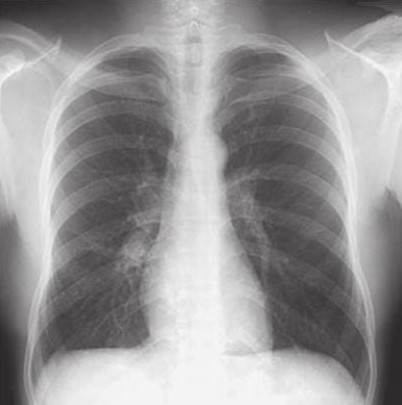
#> input picture Activities/Activity 2 - Histogram equalization/Test images/img2.jpg, 402 x 405 px; its folder holds only this picture in this run
$ jupyter execute --allow-errors histogram_equalization.ipynb   (shell and % lines are left out)
#> lines starting #> are read from the running program, lines starting #| are printed output that depends on the picture
# Histogram Equalization for Image Contrast Enhancement
## Using Uniform Distribution Transformation

This notebook implements histogram equalization to enhance image contrast by redistributing pixel intensities across the full dynamic range.

---

## Mathematical Foundation: The (L-1) × Σ(nk/NM) Formula

The histogram equalization transformation is:

$$s_k = (L-1) \times \sum_{j=0}^{k} \frac{n_j}{M \times N}$$

Breaking down each component:

1. **$n_j$** = Number of pixels with intensity level $j$
   - This is the count from the histogram

2. **$M \times N$** = Total number of pixels in the image
   - $M$ = image height (rows)
   - $N$ = image width (columns)

3. **$\frac{n_j}{M \times N}$** = Probability of intensity level $j$
   - This is $p(r_j)$, the normalized histogram
   - Represents what fraction of pixels have intensity $j$

4. **$\sum_{j=0}^{k}$** = Cumulative sum from 0 to $k$
   - This gives us the CDF (Cumulative Distribution Function)
   - $CDF(k)$ = probability that a pixel has intensity $\leq k$

5. **$L-1$** = Maximum intensity value
   - For 8-bit images: $L = 256$, so $L-1 = 255$
   - This scales the CDF to the full intensity range

### Why This Works:

- The CDF tells us what fraction of pixels are $\leq$ intensity $k$
- Multiplying by $(L-1)$ scales this to the output range $[0, 255]$
- Dark images have CDF values concentrated near 0
- This transformation spreads them across the full range
- **Result**: Enhanced contrast with approximately uniform distribution

### Example Calculation:

Suppose we have a $100 \times 100$ pixel image (10,000 total pixels)

At intensity level $k=50$:
- $n_{50} = 200$ pixels have intensity 50
- $\sum_{j=0}^{50} n_j = 3000$ pixels have intensity $\leq 50$

Then:
$$s_{50} = 255 \times \frac{3000}{10000} = 255 \times 0.3 = 76.5 \approx 77$$

So all pixels with original intensity 50 → new intensity 77

---

## Import Required Libraries

[cell 1]
import numpy as np
import matplotlib.pyplot as plt
from PIL import Image

# Set up matplotlib for inline plotting
plt.rcParams['figure.figsize'] = (14, 10)

## Step 1: Histogram Equalization Function

[cell 2]
def histogram_equalization(image):
    print(type(image))
    """
    Perform histogram equalization on a grayscale image.

    Parameters:
    -----------
    image : numpy array
        Input grayscale image (2D array)

    Returns:
    --------
    equalized_image : numpy array
        Histogram equalized image
    histogram_original : numpy array
        Histogram of original image
    histogram_equalized : numpy array
        Histogram of equalized image
    transformation_function : numpy array
        The transformation function s = T(r)
    """

    # Get image dimensions
    M, N = image.shape  # M = height, N = width
    total_pixels = M * N

    # Number of intensity levels (for 8-bit image, L = 256)
    L = 256

    # Step 0: Calculate histogram (frequency of each intensity level)
    histogram_original, _ = np.histogram(image.flatten(), bins=L, range=(0, L))

    print("="*70)
    print("HISTOGRAM EQUALIZATION")
    print("="*70)
    print(f"\nImage dimensions: {M} × {N} = {total_pixels} total pixels")
    print(f"Intensity levels (L): {L} (range 0 to {L-1})")

    # Step 1: Calculate probability density function (PDF)
    # p(rk) = nk / (M*N)
    # where nk is the number of pixels with intensity k
    pdf = histogram_original / total_pixels

    print("\n" + "-"*70)
    print("STEP 1: Calculate Probability Density Function (PDF)")
    print("-"*70)
    print("Formula: p(rk) = nk / (M×N)")
    print("where nk = number of pixels with intensity level k")

    # Step 2: Calculate Cumulative Distribution Function (CDF)
    # This is the transformation function: s = T(r)
    # sk = (L-1) * Σ(j=0 to k) p(rj)
    # sk = (L-1) * Σ(j=0 to k) nj/(M*N)

    cdf = np.cumsum(pdf)  # Cumulative sum of probabilities

    print("\n" + "-"*70)
    print("STEP 2: Calculate Cumulative Distribution Function (CDF)")
    print("-"*70)
    print("Formula: CDF(k) = Σ(j=0 to k) p(rj)")
    print("\nThis represents the cumulative probability up to intensity k")

    # Step 4: Apply the transformation function
    # sk = (L-1) × CDF(k)
    # This is where the (L-1) × Σ(nk/NM) formula is applied!

    transformation_function = (L - 1) * cdf

    print("\n" + "-"*70)
    print("STEP 3: Apply Transformation Function")
    print("-"*70)
    print("Formula: sk = (L-1) × CDF(k)")
    print("        sk = (L-1) × Σ(j=0 to k) [nj/(M×N)]")
    print(f"\nWhere L-1 = {L-1} (maximum intensity value)")
    print("\nThis formula maps input intensity rk to output intensity sk")

    # Step 5: Map the original image intensities to new values
    equalized_image = np.interp(image.flatten(), range(L), transformation_function)
    # Plot the results using Matplotlib
    plt.figure(figsize=(8, 6))
    # Plot the interpolated values as a line
    plt.scatter(image.flatten(), equalized_image, label='Linear Interpolation')

    plt.xlabel('rk')
    plt.ylabel('sk')
    plt.title('Equalization transformation')
    plt.legend()
    plt.grid(True)
    plt.show()

    equalized_image = equalized_image.reshape(image.shape).astype(np.uint8)

    print("\n" + "-"*70)
    print("STEP 4: Apply Transformation to Image")
    print("-"*70)
    print("Each pixel intensity is mapped using the transformation function")

    # Calculate histogram of equalized image
    histogram_equalized, _ = np.histogram(equalized_image.flatten(), bins=L, range=(0, L))

    return equalized_image, histogram_original, histogram_equalized, transformation_function

## Step 2: Visualization Function

[cell 3]
def visualize_results(original, equalized, hist_orig, hist_eq, transform_func):
    """
    Create comprehensive visualization of the histogram equalization process
    """
    fig, axes = plt.subplots(3, 2, figsize=(14, 12))

    # Original image
    axes[0, 0].imshow(original, cmap='gray', vmin=0, vmax=255)
    axes[0, 0].set_title('Original Image', fontsize=12, fontweight='bold')
    axes[0, 0].axis('off')

    # Equalized image
    axes[0, 1].imshow(equalized, cmap='gray', vmin=0, vmax=255)
    axes[0, 1].set_title('Histogram Equalized Image', fontsize=12, fontweight='bold')
    axes[0, 1].axis('off')

    # Original histogram
    axes[1, 0].bar(range(256), hist_orig, color='blue', alpha=0.7, width=1)
    axes[1, 0].set_title('Original Histogram', fontsize=12, fontweight='bold')
    axes[1, 0].set_xlabel('Intensity Level (r)', fontsize=10)
    axes[1, 0].set_ylabel('Frequency (nk)', fontsize=10)
    axes[1, 0].set_xlim([0, 255])
    axes[1, 0].grid(True, alpha=0.3)

    # Equalized histogram
    axes[1, 1].bar(range(256), hist_eq, color='green', alpha=0.7, width=1)
    axes[1, 1].set_title('Equalized Histogram', fontsize=12, fontweight='bold')
    axes[1, 1].set_xlabel('Intensity Level (s)', fontsize=10)
    axes[1, 1].set_ylabel('Frequency', fontsize=10)
    axes[1, 1].set_xlim([0, 255])
    axes[1, 1].grid(True, alpha=0.3)

    # Transformation function
    axes[2, 0].plot(range(256), transform_func, 'r-', linewidth=2)
    axes[2, 0].plot([0, 255], [0, 255], 'k--', alpha=0.3, label='Identity (no change)')
    axes[2, 0].set_title('Transformation Function: sk = (L-1)×CDF(rk)',
                         fontsize=12, fontweight='bold')
    axes[2, 0].set_xlabel('Input Intensity (rk)', fontsize=10)
    axes[2, 0].set_ylabel('Output Intensity (sk)', fontsize=10)
    axes[2, 0].set_xlim([0, 255])
    axes[2, 0].set_ylim([0, 255])
    axes[2, 0].grid(True, alpha=0.3)
    axes[2, 0].legend()

    # CDF comparison
    cdf_orig = np.cumsum(hist_orig) / np.sum(hist_orig)
    cdf_eq = np.cumsum(hist_eq) / np.sum(hist_eq)

    axes[2, 1].plot(range(256), cdf_orig, 'b-', linewidth=2, label='Original CDF')
    axes[2, 1].plot(range(256), cdf_eq, 'g-', linewidth=2, label='Equalized CDF')
    axes[2, 1].plot([0, 255], [0, 1], 'k--', alpha=0.3, label='Ideal uniform CDF')
    axes[2, 1].set_title('Cumulative Distribution Function', fontsize=12, fontweight='bold')
    axes[2, 1].set_xlabel('Intensity Level', fontsize=10)
    axes[2, 1].set_ylabel('CDF = Σ(nj/NM)', fontsize=10)
    axes[2, 1].set_xlim([0, 255])
    axes[2, 1].set_ylim([0, 1])
    axes[2, 1].grid(True, alpha=0.3)
    axes[2, 1].legend()

    plt.tight_layout()
    plt.show()

## Step 3: Read image or create a sample image

Let's read the image or create a low-contrast synthetic image for demonstration purposes.

[cell 4]
# Create a sample low-contrast image for demonstration
np.random.seed(42)

# Create a synthetic low-contrast image
image = np.random.normal(100, 20, (400, 400))
image = np.clip(image, 0, 255).astype(np.uint8)

# Add some structure (sinusoidal pattern)
x, y = np.meshgrid(np.linspace(-2, 2, 400), np.linspace(-2, 2, 400))
pattern = 128 + 30 * np.sin(3*x) * np.cos(3*y)
image = (0.7 * image + 0.3 * pattern).astype(np.uint8)

print("Sample low-contrast image created successfully!")
print(f"Image shape: {image.shape}")
print(f"Data type: {image.dtype}")

# Display the original image
plt.figure(figsize=(6, 6))
plt.imshow(image, cmap='gray', vmin=0, vmax=255)
plt.title('Original Low-Contrast Image', fontsize=14, fontweight='bold')
plt.axis('off')
plt.show()
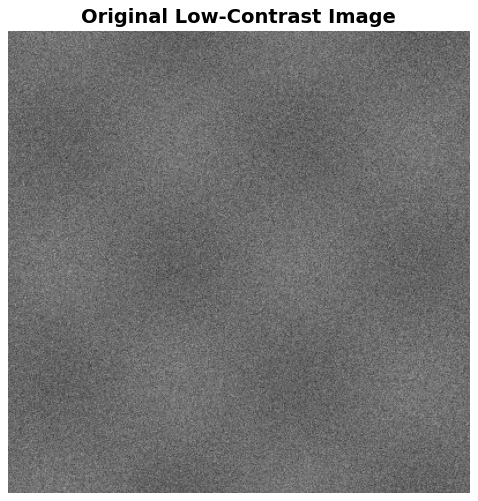
#> figure drawn by matplotlib, 1 panel

## Step 4: Apply Histogram Equalization

Now let's apply the histogram equalization transformation using the formula:

$$s_k = (L-1) \times \sum_{j=0}^{k} \frac{n_j}{M \times N}$$

[cell 5]
# Perform histogram equalization
equalized, hist_orig, hist_eq, transform_func = histogram_equalization(image)
#> in histogram_equalization, `plt.show()`:
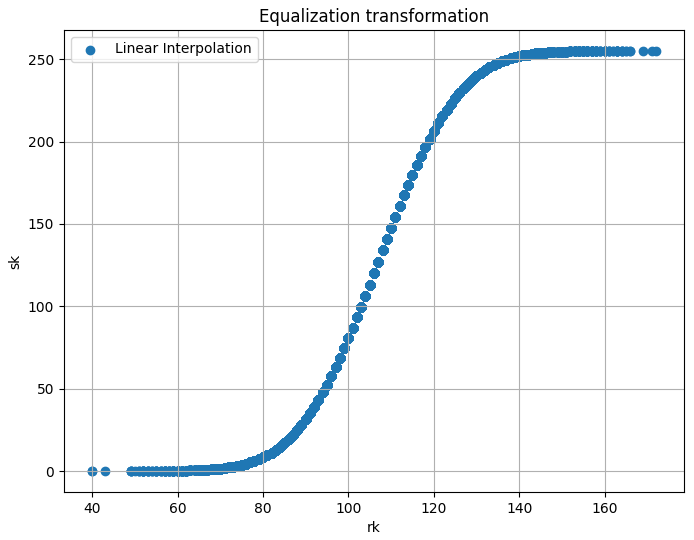
#> figure drawn by matplotlib, 1 panel

## Step 5: Visualize Results

[cell 6]
# Visualize the complete results
visualize_results(image, equalized, hist_orig, hist_eq, transform_func)
#> in visualize_results, `plt.show()`:
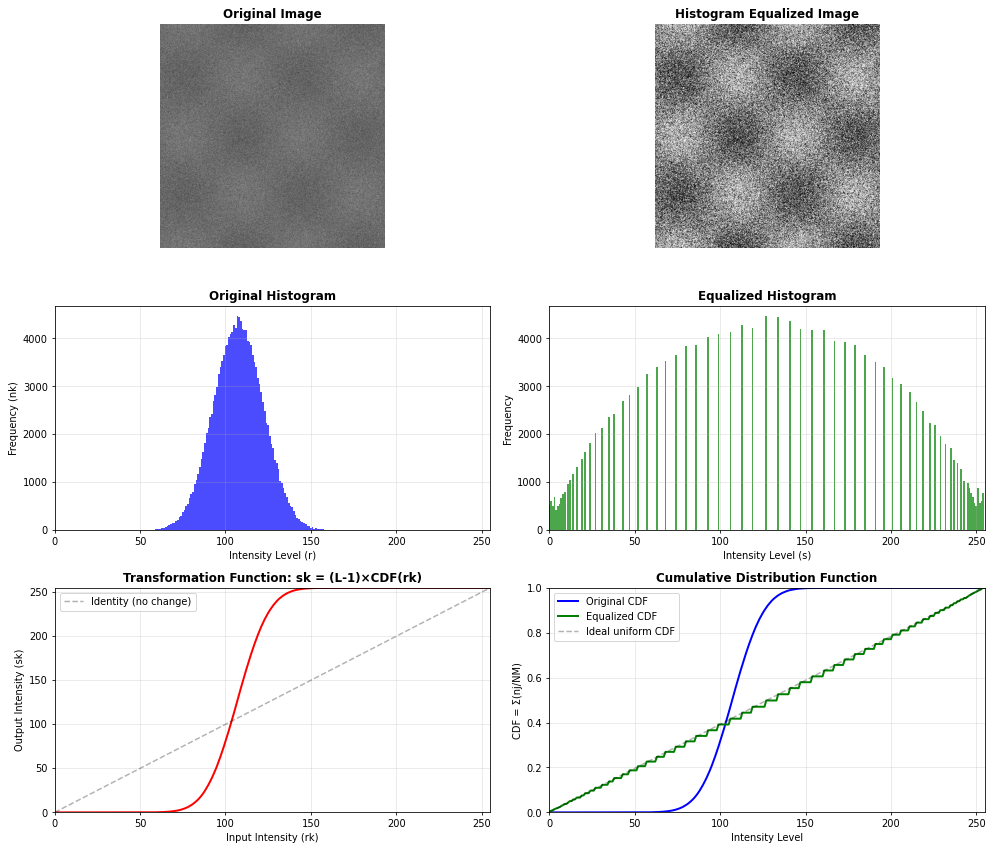
#> figure drawn by matplotlib, 6 panels; panel 3: tallest bar 4461 high, from x = 106.5 to 107.5; panel 4: tallest bar 4461 high, from x = 126.5 to 127.5; panel 5: curve peaks at x = 172, y = 255; panel 6: curve peaks at x = 172, y = 1

## Step 6: Calculate Statistics

[cell 7]
print("="*70)
print("RESULTS SUMMARY")
print("="*70)

print(f"\nOriginal Image Statistics:")
print(f"  Mean intensity: {np.mean(image):.2f}")
print(f"  Std deviation: {np.std(image):.2f}")
print(f"  Min intensity: {np.min(image)}")
print(f"  Max intensity: {np.max(image)}")
print(f"  Intensity range: {np.max(image) - np.min(image)}")

print(f"\nEqualized Image Statistics:")
print(f"  Mean intensity: {np.mean(equalized):.2f}")
print(f"  Std deviation: {np.std(equalized):.2f}")
print(f"  Min intensity: {np.min(equalized)}")
print(f"  Max intensity: {np.max(equalized)}")
print(f"  Intensity range: {np.max(equalized) - np.min(equalized)}")

print(f"\nContrast Enhancement:")
original_range = np.max(image) - np.min(image)
equalized_range = np.max(equalized) - np.min(equalized)
print(f"  Original range: {original_range}")
print(f"  Equalized range: {equalized_range}")
print(f"  Range increase: {((equalized_range - original_range) / original_range * 100):.1f}%")

print("\n" + "="*70)
print("Key Takeaways:")
print("="*70)
print("• Histogram equalization redistributes pixel intensities")
print("• The formula sk = (L-1)×Σ(nk/NM) maps input to output intensities")
print("• Result: Better contrast and more uniform intensity distribution")
print("• Works best on images with poor contrast or limited dynamic range")
print("="*70)

## Step 7: Apply to Your Own Image

You can load and process your own grayscale image:

[cell 8]
from PIL import Image
import os

subfolder_name = "Test images"
file_name = "img.png"
pathname = os.path.join(subfolder_name,file_name)

# Load your image
#> (the rest of this cell did not finish here and is left out)

## Section 8: Batch Equalization of All Images in 'Test images' Folder

This section loads every image from the **`Test images`** folder, applies histogram equalization to each one, and displays them in a grid with two columns:
- **Left column** → Original image
- **Right column** → Equalized image

[cell 9]
import os
import numpy as np
import matplotlib.pyplot as plt
from PIL import Image

# ── Configuration ──────────────────────────────────────────────────────────
TEST_IMAGES_FOLDER = 'Test images'          # Folder containing the test images
#> TEST_IMAGES_FOLDER = 'Test images'
SUPPORTED_EXTENSIONS = ('.jpg', '.jpeg', '.jfif', '.png', '.bmp', '.tif', '.tiff')

# ── Collect image paths ────────────────────────────────────────────────────
image_paths = sorted([
    os.path.join(TEST_IMAGES_FOLDER, f)
    for f in os.listdir(TEST_IMAGES_FOLDER)
    if f.lower().endswith(SUPPORTED_EXTENSIONS)
])

if not image_paths:
    raise FileNotFoundError(
        f"No supported images found in '{TEST_IMAGES_FOLDER}'. "
        f"Supported formats: {SUPPORTED_EXTENSIONS}"
    )

print(f"Found {len(image_paths)} image(s) in '{TEST_IMAGES_FOLDER}':")
#| Found 1 image(s) in 'Test images':
for p in image_paths:
    print(f"  • {os.path.basename(p)}")
#> this loop made 1 pass
#> p on pass 1: 'Test images/img2.jpg'
#> (printed output is left out)

# ── Load & equalize each image ─────────────────────────────────────────────
originals  = []
equalizeds = []
filenames  = []

for path in image_paths:
    img_pil  = Image.open(path).convert('L')   # Convert to grayscale
    img_arr  = np.array(img_pil)
    eq_arr, _, _, _ = histogram_equalization(img_arr)
#| <class 'numpy.ndarray'>
#> in histogram_equalization (call 2), `histogram_original, _ = np.histogram(image.flatten(), bins=L, range=(0..`: histogram_original = 256 values, max 3358 at index 244, min 0 at index 0, mean 636
#| Image dimensions: 405 × 402 = 162810 total pixels
#> in histogram_equalization (call 2), `pdf = histogram_original / total_pixels`: pdf = 256 values, max 0.0206 at index 244, min 0 at index 0, mean 0.00391
#> in histogram_equalization (call 2), `cdf = np.cumsum(pdf)`: cdf = 256 values from 0 to 1
#> in histogram_equalization (call 2), `transformation_function = (L - 1) * cdf`: transformation_function = 256 values from 0 to 255
#> in histogram_equalization (call 2), `plt.show()`:
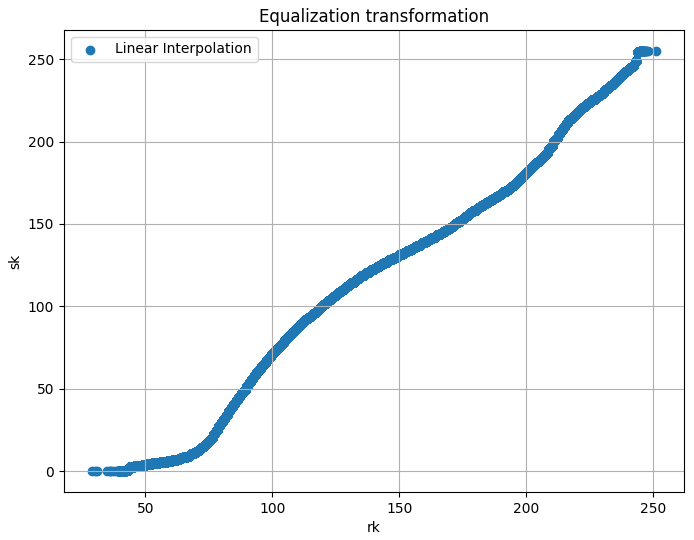
#> figure drawn by matplotlib, 1 panel
#> in histogram_equalization (call 2), `equalized_image = equalized_image.reshape(image.shape).astype(np.uint8)`:
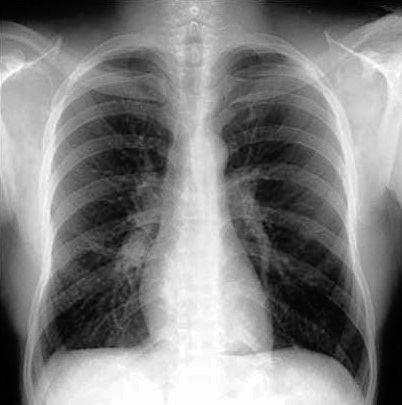
#> equalized_image: shape (405, 402); min 0, max 254, mean 127.8
#> in histogram_equalization (call 2), `histogram_equalized, _ = np.histogram(equalized_image.flatten(), bins=..`: histogram_equalized = 256 values, max 3826 at index 254, min 0 at index 1, mean 636
    originals.append(img_arr)
    equalizeds.append(eq_arr)
    filenames.append(os.path.basename(path))

# ── Build the comparison grid ──────────────────────────────────────────────
n          = len(originals)
#> n = 1
row_height = 4                              # inches per row
fig, axes  = plt.subplots(
    nrows=n, ncols=2,
    figsize=(10, row_height * n),
    squeeze=False
)

fig.suptitle(
    'Histogram Equalization — Batch Results\n'
    'Left: Original  |  Right: Equalized',
    fontsize=15, fontweight='bold', y=1.01
)

for i, (orig, eq, fname) in enumerate(zip(originals, equalizeds, filenames)):
    # ── Left column: original ──────────────────────────────────────────
    axes[i, 0].imshow(orig, cmap='gray', vmin=0, vmax=255)
    axes[i, 0].set_title(f'Original\n{fname}', fontsize=10)
    axes[i, 0].axis('off')

    # ── Right column: equalized ────────────────────────────────────────
    axes[i, 1].imshow(eq, cmap='gray', vmin=0, vmax=255)
    axes[i, 1].set_title(f'Equalized\n{fname}', fontsize=10)
    axes[i, 1].axis('off')
#> this loop made 1 pass

plt.tight_layout()
plt.show()

$ run again, on Activities/Activity 2 - Histogram equalization/Test images/img6.jpg
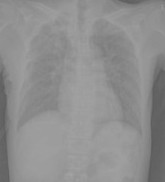
#> input picture Activities/Activity 2 - Histogram equalization/Test images/img6.jpg, 165 x 182 px
#> TEST_IMAGES_FOLDER = 'Test images'
#| Found 1 image(s) in 'Test images':
#> the loop `for p in image_paths:` made 1 pass
#> p on pass 1: 'Test images/img6.jpg'
#> (printed output is left out)
#| <class 'numpy.ndarray'>
#> histogram_original = 256 values, max 1861 at index 156, min 0 at index 0, mean 117.3
#| Image dimensions: 182 × 165 = 30030 total pixels
#> pdf = 256 values, max 0.062 at index 156, min 0 at index 0, mean 0.00391
#> cdf = 256 values from 0 to 1
#> transformation_function = 256 values from 0 to 255
#> in histogram_equalization (call 2), `plt.show()`:
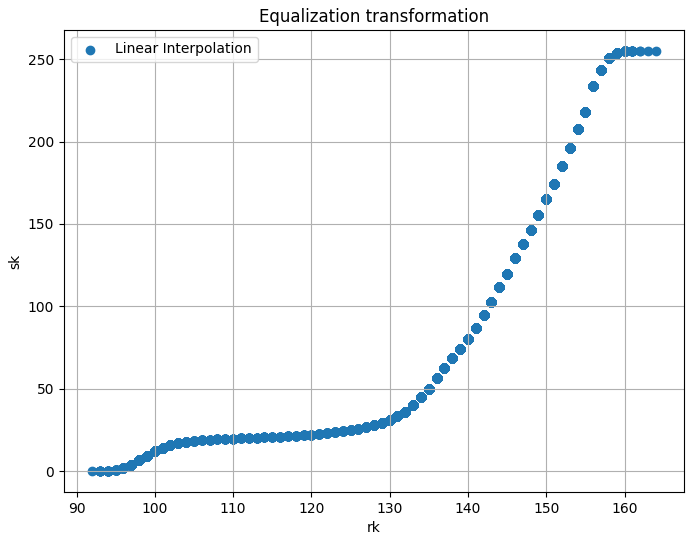
#> figure drawn by matplotlib, 1 panel
#> in histogram_equalization (call 2), `equalized_image = equalized_image.reshape(image.shape).astype(np.uint8)`:
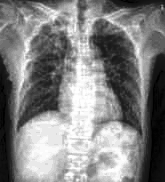
#> equalized_image: shape (182, 165); min 0, max 255, mean 130.9
#> histogram_equalized = 256 values, max 1861 at index 233, min 0 at index 2, mean 117.3
#> n = 1
#> the loop `for i, (orig, eq, fname) in enumerate(zip(originals, equalizeds, filen..` made 1 pass

$ run again, on Activities/Activity 2 - Histogram equalization/Test images/img3.png
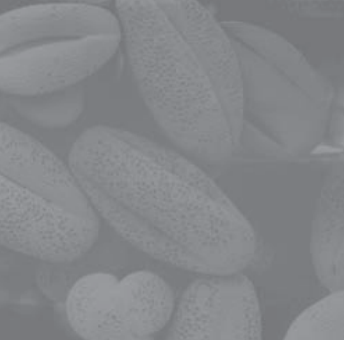
#> input picture Activities/Activity 2 - Histogram equalization/Test images/img3.png, 344 x 340 px
#> TEST_IMAGES_FOLDER = 'Test images'
#| Found 1 image(s) in 'Test images':
#> the loop `for p in image_paths:` made 1 pass
#> p on pass 1: 'Test images/img3.png'
#> (printed output is left out)
#| <class 'numpy.ndarray'>
#> histogram_original = 256 values, max 12487 at index 125, min 0 at index 0, mean 456.9
#| Image dimensions: 340 × 344 = 116960 total pixels
#> pdf = 256 values, max 0.107 at index 125, min 0 at index 0, mean 0.00391
#> cdf = 256 values from 0 to 1
#> transformation_function = 256 values from 0 to 255
#> in histogram_equalization (call 2), `plt.show()`:
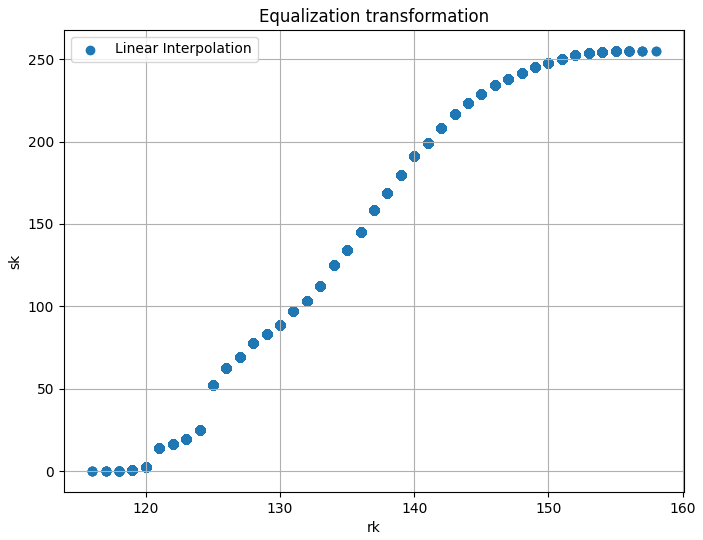
#> figure drawn by matplotlib, 1 panel
#> in histogram_equalization (call 2), `equalized_image = equalized_image.reshape(image.shape).astype(np.uint8)`:
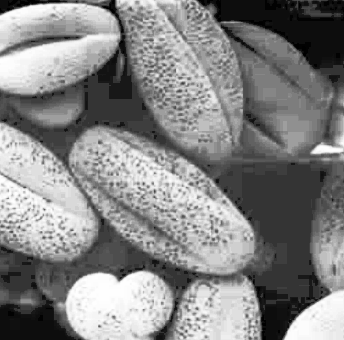
#> equalized_image: shape (340, 344); min 0, max 255, mean 132.3
#> histogram_equalized = 256 values, max 12487 at index 52, min 0 at index 1, mean 456.9
#> n = 1
#> the loop `for i, (orig, eq, fname) in enumerate(zip(originals, equalizeds, filen..` made 1 pass
